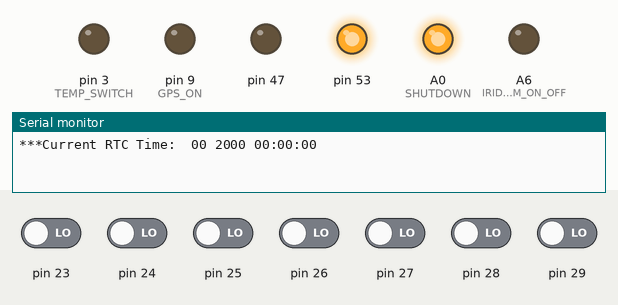
This sketch was run on a simulated Arduino Mega 2560, built with avr-gcc and run on an emulated ATmega2560. Parts: output pins drawn as LEDs (lit = HIGH), the last lines printed to the serial monitor. Inputs (shaded band) come from the test bench; at power-on: pin 23–29 LOW. Pins used as bus, display or sensor lines are not drawn.

Above: at 0.1 s.
At 5.3 s:
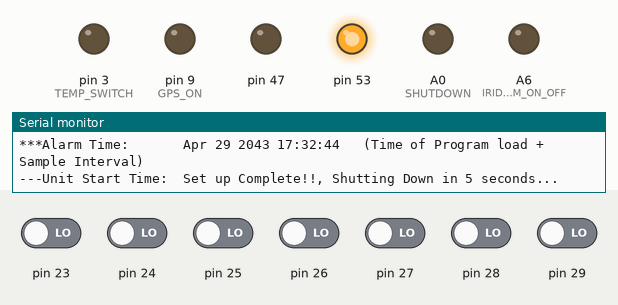
Timing chart, 0 to 6.8 s (numbered marks = the images above):
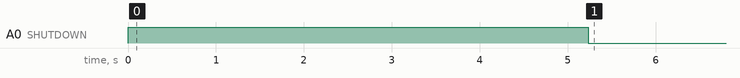

The sketch:

alarmCheck.ino
```cpp
//include various libraries
#include <ctype.h>
#include <Wire.h>
#include <SPI.h>
#include <math.h>
#include <TinyGPS++.h>
#include <SoftwareSerial.h>
#include <SD.h>
#include <IridiumSBD.h>
#include <RTClib.h>
#include <RTC_DS3234.h>

const int sampleinterval = 60;   //sample interval in seconds

#define TEMP_SWITCH 3
#define SENSOR_POWER_5V 6
#define SENSOR_POWER_3V3 22
#define GPS_ON 9
#define IRIDIUM_POWER 8
#define IRIDIUM_ON_OFF A6
#define ACCEL_CS A8
#define SDCARD_CS A5
#define RTC_CS A2
#define SHUTDOWN A0
#define GPS_TX 11
#define GPS_RX 12
#define IRIDIUM_RX A14
#define IRIDIUM_TX A15
#define SDA 20
#define SCL 21

SoftwareSerial ss(GPS_TX,GPS_RX);
SoftwareSerial nss(IRIDIUM_RX,IRIDIUM_TX);
IridiumSBD isbd(nss,IRIDIUM_ON_OFF);

RTC_DS3234 RTC(RTC_CS);
DateTime alarmtime;


void setup(){
    pinMode(A0,OUTPUT);
    digitalWrite(SHUTDOWN,HIGH);
    pinMode(3,OUTPUT);
    pinMode(6,OUTPUT);
    pinMode(8,OUTPUT);
    pinMode(9,OUTPUT);
    pinMode(22,OUTPUT);
    pinMode(47,OUTPUT);
    pinMode(A8,OUTPUT);
    pinMode(A6,OUTPUT);
    pinMode(A5,OUTPUT);
    pinMode(A2,OUTPUT);

    digitalWrite(TEMP_SWITCH,LOW);
    digitalWrite(SENSOR_POWER_5V,LOW);
    digitalWrite(SENSOR_POWER_3V3,LOW);
    digitalWrite(GPS_ON,LOW);
    digitalWrite(IRIDIUM_POWER,LOW);
    digitalWrite(IRIDIUM_ON_OFF,LOW);
    digitalWrite(ACCEL_CS,HIGH);
    digitalWrite(SDCARD_CS,HIGH);
    digitalWrite(RTC_CS,HIGH);


    Wire.begin();
    SPI.begin();                             //Start up SPI Communication (needed for various ICs)
    SPI.setDataMode(SPI_MODE2);              //Configure SPI Communication (needed for various ICs)
    SPI.setBitOrder(MSBFIRST);               //Configure SPI Communication (needed for various ICs)
    Serial.begin(9600);                      //Turn the Serial Protocol ON
    setupRTC();
    rtcCheck();
    Serial.println(F("Set up Complete!!, Shutting Down in 5 seconds..."));
    delay(5000);
    digitalWrite(SHUTDOWN,LOW);
}


void loop(){
}


void setupRTC(){
  SPI.setClockDivider(SPI_CLOCK_DIV16);                      //Set SPI Clock Speed
  SPI.setDataMode(SPI_MODE2);                                //Set SPI Data Mode
  RTC.begin();                                               //Start RTC (defined by RTC instance in global declarations)
}

void rtcCheck(){
    SPI.setClockDivider(SPI_CLOCK_DIV16);        //Set SPI Clock Speed
    SPI.setDataMode(SPI_MODE2);                  //Set SPI Data Mode
    const int len = 32;                          //buffer length for RTC display on Serial comm
    static char buf[len];                        //string for RTC display on Serial comm
    DateTime now = RTC.now();                    // Get time from RTC
    alarmtime = (now.unixtime() + sampleinterval);           //Calculate next Alarm time
    setAlarmTime(alarmtime);                                   //Set next Alarm
    Serial.print(F("***Current RTC Time: "));
    Serial.println(now.toString(buf,len));
    Serial.print(F("***Alarm Time:       "));
    Serial.print(alarmtime.toString(buf,len));
    Serial.println(F("   (Time of Program load + Sample Interval)"));
    Serial.print(F("---Unit Start Time:  "));
}

void setAlarmTime(DateTime alarmtime){
  RTCWrite(0x87,alarmtime.second() & 0x7F);  //set alarm time: seconds     //87=write to location for alarm seconds    //binary & second with 0x7F required to turn alarm second "on"
  RTCWrite(0x88,alarmtime.minute() & 0x7F);  //set alarm time: minutes     //88=write to location for alarm minutes    //binary & minute with 0x7F required to turn alarm minute "on"
  RTCWrite(0x89,alarmtime.hour() & 0x7F);    //set alarm time: hour        //89=write to location for alarm hour       //binary & hour with 0x7F required to turn alarm hour "on"
  RTCWrite(0x8A,alarmtime.day() & 0x3F);     //set alarm time: day         //8A=write to location for alarm day        //binary & day with 0x3F required to turn alarm day "on" (not dayofWeek)
  RTCWrite(0x8B,0);                          //Set Alarm #2 to zll zeroes (disable)
  RTCWrite(0x8C,0);                          //Set Alarm #2 to zll zeroes (disable)
  RTCWrite(0x8D,0);                          //Set Alarm #2 to zll zeroes (disable)
  RTCWrite(0x8F,B00000000);                  //reset flags                //8F=write to location for control/status flags    //B00000000=Ocillator Stop Flag 0, No Batt Backed 32 KHz Output, Keep Temp CONV Rate at 64 sec (may change later), disable 32 KHz output, temp Not Busy, alarm 2 not tripped, alarm 1 not tripped
  RTCWrite(0x8E,B00000101);                  //set control register       //8E=write to location for control register        //B01100101=Oscillator always on, SQW on, Convert Temp off, SQW freq@ 1Hz, Interrupt enabled, Alarm 2 off, Alarm 1 on
}

void RTCWrite(char reg, char val){
  digitalWrite(RTC_CS, LOW);                 //enable SPI read/write for chip
  SPI.transfer(reg);                         //define memory register location
  SPI.transfer(bin2bcd(val));                //write value
  delay(10);                                  //delay 5 ms to make sure chip is off
  digitalWrite(RTC_CS, HIGH);                //disable SPI read/write for chip
}
```
